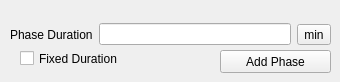
      <widget class="QWidget" name="PhaseDurationTab">
       <attribute name="title">
        <string>Phase as Durations</string>
       </attribute>
       <widget class="QWidget" name="layoutWidget_5">
        <property name="geometry">
         <rect>
          <x>10</x>
          <y>20</y>
          <width>321</width>
          <height>29</height>
         </rect>
        </property>
        <layout class="QHBoxLayout" name="PhaseDurationLayout">
         <item>
          <layout class="QHBoxLayout" name="PhaseDuration">
           <item>
            <widget class="QLabel" name="PhaseDurationLabel">
             <property name="styleSheet">
              <string notr="true">font: 8pt &quot;MS Shell Dlg 2&quot;;</string>
             </property>
             <property name="text">
              <string>Phase Duration</string>
             </property>
            </widget>
           </item>
           <item>
            <widget class="QLineEdit" name="PhaseDurationField"/>
           </item>
          </layout>
         </item>
         <item>
          <widget class="QToolButton" name="PhaseDurationUnits">
           <property name="text">
            <string>min</string>
           </property>
          </widget>
         </item>
        </layout>
       </widget>
       <widget class="QPushButton" name="AddPhaseButton">
        <property name="geometry">
         <rect>
          <x>220</x>
          <y>50</y>
          <width>111</width>
          <height>23</height>
         </rect>
        </property>
        <property name="text">
         <string>Add Phase</string>
        </property>
       </widget>
       <widget class="QCheckBox" name="FixedDurationCheck">
        <property name="geometry">
         <rect>
          <x>20</x>
          <y>50</y>
          <width>121</width>
          <height>17</height>
         </rect>
        </property>
        <property name="text">
         <string>Fixed Duration</string>
        </property>
       </widget>
      </widget>
